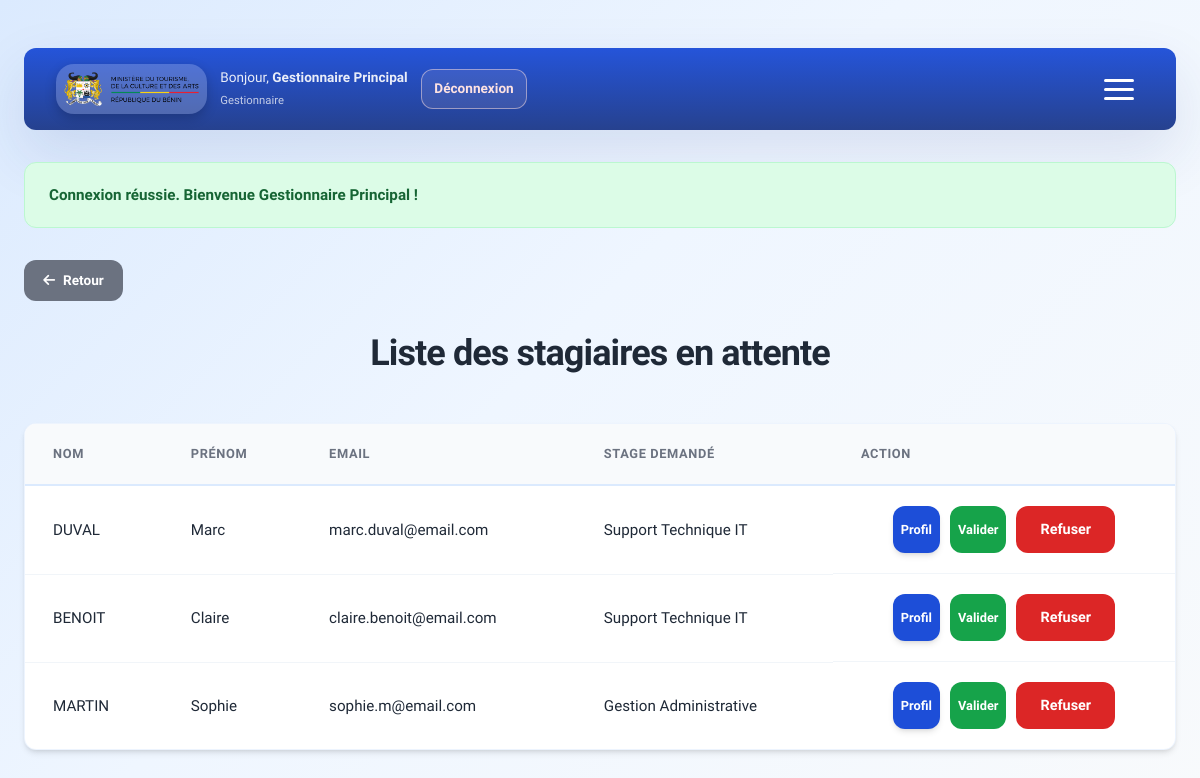
/ValidationStagiaire.php (signed in), run on the app's committed database.
### tables this page shows
CREATE TABLE `stagiaires` (
  `id` int(11) NOT NULL AUTO_INCREMENT,
  `nom` varchar(100) NOT NULL,
  `prenom` varchar(100) NOT NULL,
  `email` varchar(150) NOT NULL,
  `date_naissance` date DEFAULT NULL,
  `adresse` varchar(255) DEFAULT NULL,
  `formation` varchar(150) DEFAULT NULL,
  `specialite` varchar(150) DEFAULT NULL,
  `telephone` varchar(20) DEFAULT NULL,
  `cv` varchar(255) DEFAULT NULL,
  `lm` varchar(255) DEFAULT NULL,
  `attestation_diplome` varchar(255) DEFAULT NULL,
  `stage_id` int(11) DEFAULT NULL,
  `duree_choisie` varchar(50) DEFAULT NULL,
  `type_stage` enum('professionnel','academique') NOT NULL,
  `modalite` enum('solo','binome') DEFAULT 'solo',
  `ecole_nom` varchar(255) DEFAULT NULL,
  `ecole_directeur` varchar(255) DEFAULT NULL,
  `ecole_adresse` varchar(255) DEFAULT NULL,
  `ecole_telephone` varchar(50) DEFAULT NULL,
  `ecole_email` varchar(150) DEFAULT NULL,
  `motif` text DEFAULT NULL,
  `binome_nom` varchar(100) DEFAULT NULL,
  `binome_prenom` varchar(100) DEFAULT NULL,
  `binome_email` varchar(150) DEFAULT NULL,
  `binome_date_naissance` date DEFAULT NULL,
  `binome_telephone` varchar(20) DEFAULT NULL,
  `binome_adresse` varchar(255) DEFAULT NULL,
  `binome_formation` varchar(150) DEFAULT NULL,
  `binome_specialite` varchar(150) DEFAULT NULL,
  `binome_cv` varchar(255) DEFAULT NULL,
  `binome_lm` varchar(255) DEFAULT NULL,
  `status` enum('en_attente','valide','refuse','termine') DEFAULT 'en_attente',
  `date_validation` datetime DEFAULT NULL,
  `date_debut` date DEFAULT NULL,
  `date_fin` date DEFAULT NULL,
  `date_refus` datetime DEFAULT NULL,
  PRIMARY KEY (`id`),
  CONSTRAINT `fk_stagiaire_stage` FOREIGN KEY (`stage_id`) REFERENCES `stages` (`id`) ON DELETE CASCADE
);

CREATE TABLE `stages` (
  `id` int(11) NOT NULL AUTO_INCREMENT,
  `titre` varchar(255) NOT NULL,
  `description` text NOT NULL,
  `duree` varchar(50) NOT NULL,
  `departement_id` int(11) DEFAULT NULL,
  PRIMARY KEY (`id`),
  CONSTRAINT `fk_stage_dept` FOREIGN KEY (`departement_id`) REFERENCES `departements` (`id`) ON DELETE SET NULL
);

### config.php (called while the page is built, shortened)
<?php
function e(?string $value): string
{
    return htmlspecialchars((string) $value, ENT_QUOTES, 'UTF-8');
}

### ValidationStagiaire.php (the view, shortened to what this page needs)
<?php
require_once 'config.php';
$connection = db();
$query = $connection->prepare("
    SELECT s.*, st.titre
    FROM stagiaires s
    JOIN stages st ON s.stage_id = st.id
    WHERE s.status = 'en_attente'
");
$query->execute();
$stagiaires = $query->fetchAll();
include 'header.php';
?>
    <h1>Liste des stagiaires en attente</h1>
    <div class="table-container">
    <table style="width: 100%; margin-bottom: 0;">
        <thead>
            <tr>
                <th>Nom</th>
                <th>Prénom</th>
                <th>Email</th>
                <th>Stage Demandé</th>
                <th>Action</th>
            </tr>
        </thead>
        <tbody>
        <?php foreach ($stagiaires as $stagiaire): ?>
            <tr>
                <td><?= e($stagiaire['nom']); ?></td>
                <td><?= e($stagiaire['prenom']); ?></td>
                <td><?= e($stagiaire['email']); ?></td>
                <td><?= e($stagiaire['titre']); ?></td>
                <td style="display: flex; gap: 10px; justify-content: center;">
                    <a class="btn btn-primary" href="DetailStagiaire.php?id=<?= $stagiaire['id']; ?>" style="padding: 0.5rem; font-size: 0.8rem;">Profil</a>
                    <a class="btn btn-success" href="ModifierStagiaire.php?id=<?= $stagiaire['id']; ?>" style="padding: 0.5rem; font-size: 0.8rem;">Valider</a>
                    <a class="btn btn-danger" href="?refuser=<?= $stagiaire['id']; ?>" onclick="return confirm('Refuser ce stagiaire ?');">Refuser</a>
                </td>
            </tr>
        <?php endforeach; ?>
        </tbody>
    </table>
    </div>
</body>
</html>

### header.php (style rules this page uses)
:root { --primary: #1d4ed8; --primary-dark: #1e3a8a; --success: #16a34a; --success-dark: #15803d; --danger: #dc2626; --danger-dark: #b91c1c; --bg: linear-gradient(135deg, #dbeafe 0%, #eff6ff 45%, #f8fafc 100%); --card: #ffffff; --text: #1f2937; --text-muted: #6b7280; --border: #dbeafe; --shadow: 0 24px 60px rgba(30, 58, 138, 0.12); --shadow-sm: 0 4px 6px -1px rgb(0 0 0 / 0.1), 0 2px 4px -2px rgb(0 0 0 / 0.1); --radius: 22px; --radius-sm: 12px; }
* { margin: 0; padding: 0; box-sizing: border-box; }
html { scroll-behavior: smooth; }
body { background: var(--bg); color: var(--text); line-height: 1.6; min-height: 100vh; font-family: 'Work Sans', system-ui, -apple-system, sans-serif; }
h1 { text-align: center; color: var(--text); margin: 20px 0 40px; font-weight: 800; font-size: 2.25rem; letter-spacing: -0.025em; }
.table-container { background: var(--card); border-radius: var(--radius-sm); overflow-x: auto; box-shadow: var(--shadow-sm); border: 1px solid rgba(219,234,254,0.5); margin-bottom: 2rem; }
table { width: 100%; border-collapse: collapse; text-align: left; }
th { background: #f8fafc; color: var(--text-muted); font-weight: 700; font-size: 0.8rem; text-transform: uppercase; letter-spacing: 0.05em; padding: 1.25rem 1.75rem; border-bottom: 2px solid var(--border); }
td { padding: 1.25rem 1.75rem; border-bottom: 1px solid #f1f5f9; font-size: 0.95rem; vertical-align: middle; }
tr:last-child td { border-bottom: none; }
.btn { display: inline-flex; align-items: center; justify-content: center; padding: 0.75rem 1.5rem; border-radius: var(--radius-sm); text-decoration: none; font-weight: 600; font-size: 0.9rem; transition: all 0.3s; border: none; cursor: pointer; gap: 0.5rem; white-space: nowrap; }
.btn-primary { background: var(--primary); color: #fff; box-shadow: var(--shadow-sm); }
.btn-success { background: var(--success); color: #fff; }
.btn-danger { background: var(--danger); color: #fff; }

### data on the page
stagiaires: nom "DUVAL", prenom "Marc", email "marc.duval@email.com", stage.titre "Support Technique IT"
stagiaires: nom "BENOIT", prenom "Claire", email "claire.benoit@email.com", stage.titre "Support Technique IT"
stagiaires: nom "MARTIN", prenom "Sophie", email "sophie.m@email.com", stage.titre "Gestion Administrative"

### other printed values
$user_name "Gestionnaire Principal"
$user_role "Gestionnaire"
$flash['message'] "Connexion réussie. Bienvenue Gestionnaire Principal !"
